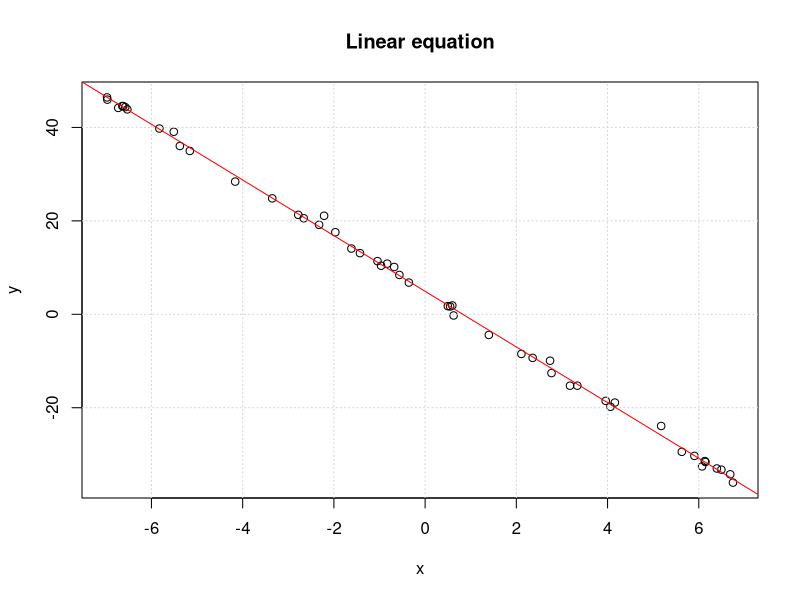
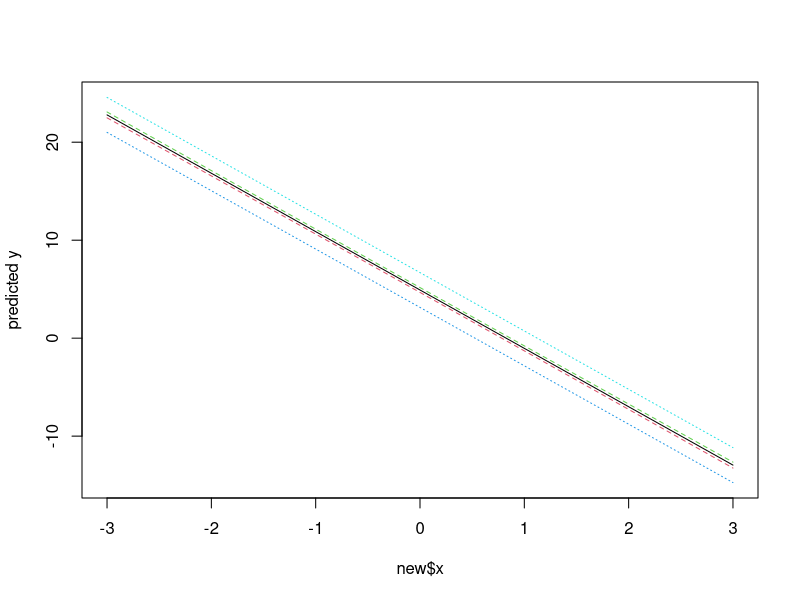

The R script that drew these images, in order:
# Defining the equation
x = runif(50,-7,7)
y = 5-6*x+rnorm(50)
# Ploting the equation
plot(x,y)
title('Linear equation')
grid()
# Linear model
L = lm(y~x)
L
# the output is the coefficienties: (Intercept -> a0hat)/ (x -> a1hat

# L$coefficients: exact values
L$coefficients
abline(L,col='red')

# Calling for help in R
#help(predict.lm)

# Prediction of y_hat associated to the training sample
# Prediction associated to a new observaton
predict(L)
# Creating new data set
new = data.frame(x = seq(-3,3,0.1))

# Obtaining the confidence interval and prediction
pred.w.plim <- predict(L, new, interval = "prediction")
pred.w.clim <- predict(L, new, interval = "confidence")
matplot(new$x, cbind(pred.w.clim, pred.w.plim[,-1]), lty = c(1,2,2,3,3), type = "l", ylab = "predicted y")
